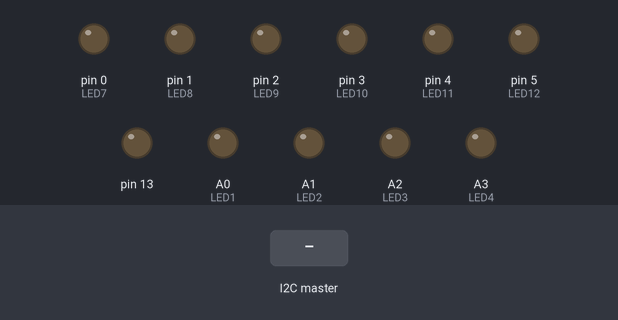
The sketch below on a simulated Arduino Uno, built with avr-gcc and run on an emulated ATmega328P. Shown: output pins drawn as LEDs (lit = HIGH). The inputs (shaded band) are chosen by the test bench.

Above: at 1.2 s.
1.3 s: the I2C master sends the byte 1
At 2.1 s:
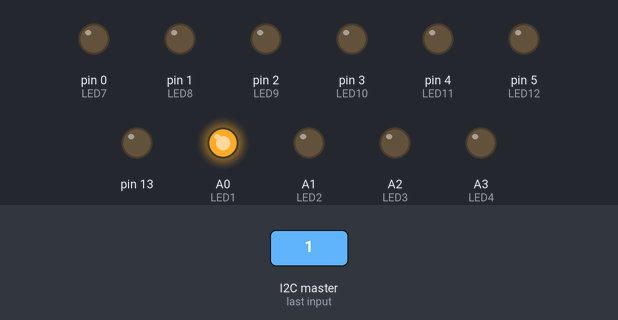
2.8 s: the I2C master sends the byte 2
At 3.2 s:
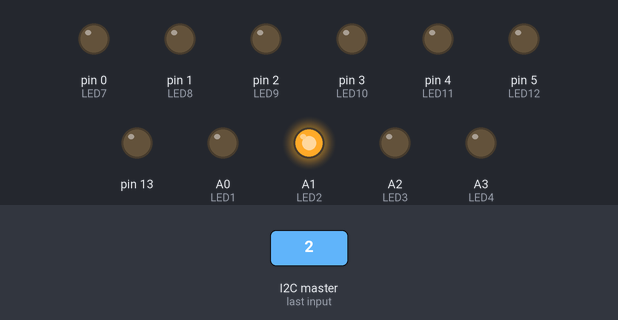
4.3 s: the I2C master sends the byte 90
At 5.5 s:
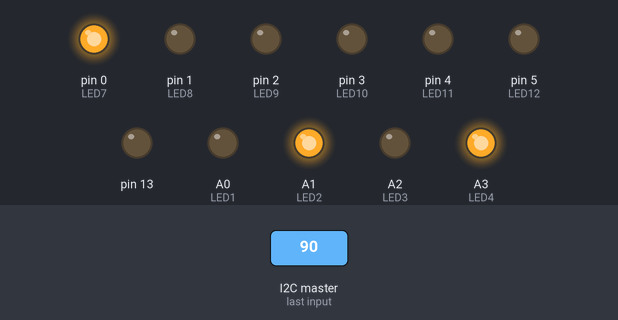
5.8 s: the I2C master sends the byte 200
At 6.7 s:
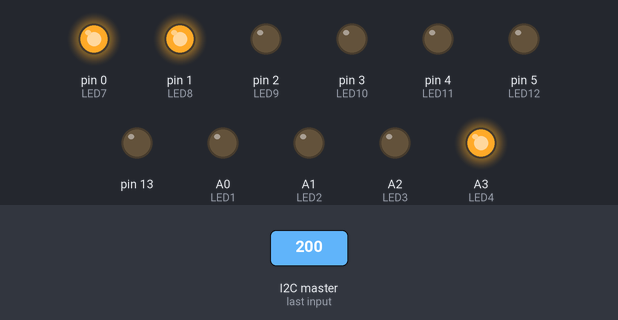
7.3 s: the I2C master sends the byte 0
At 7.8 s:
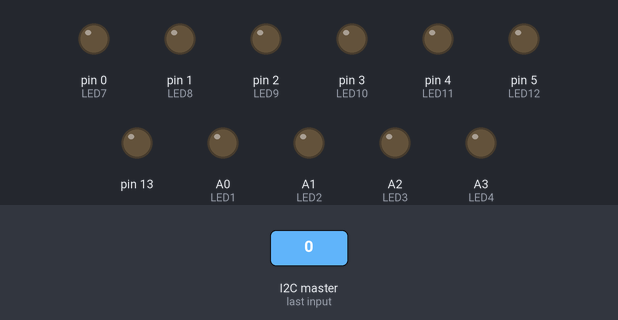
Timing chart, 0 to 9.8 s (numbered marks = the images above; inputs shaded):
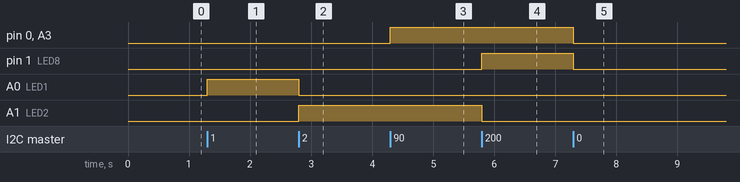

The sketch:

indicator_LED_mcu.ino
```cpp
#include <Arduino.h>
#include <Wire.h>

#include "Pin_Defines.h"

#define SLAVE_ADDRESS 0x01

uint16_t Reg = 0;

void setup() {
  Wire.begin(SLAVE_ADDRESS);
  Wire.onRequest(requestEvent);
  Wire.onReceive(receiveEvent);

  pinMode(LED1,OUTPUT);
  pinMode(LED2,OUTPUT);
  pinMode(LED3,OUTPUT);
  pinMode(LED4,OUTPUT);
  //pinMode(LED5,OUTPUT);
  //pinMode(LED6,OUTPUT);
  pinMode(LED7,OUTPUT);
  pinMode(LED8,OUTPUT);
  pinMode(LED9,OUTPUT);
  pinMode(LED10,OUTPUT);
  pinMode(LED11,OUTPUT);
  pinMode(LED12,OUTPUT);

  pinMode(13,OUTPUT);
}

void loop() {
  if(bitRead(Reg,0))
  {
    digitalWrite(LED1,HIGH);
  }
  else
  {
    digitalWrite(LED1,LOW);
  }
  if(bitRead(Reg,1))
  {
    digitalWrite(LED2,HIGH);
  }
  else
  {
    digitalWrite(LED2,LOW);
  }
  if(bitRead(Reg,2))
  {
    digitalWrite(LED3,HIGH);
  }
  else
  {
    digitalWrite(LED3,LOW);
  }
  if(bitRead(Reg,3))
  {
    digitalWrite(LED4,HIGH);
  }
  else
  {
    digitalWrite(LED4,LOW);
  }
  if(bitRead(Reg,6))
  {
    digitalWrite(LED7,HIGH);
  }
  else
  {
    digitalWrite(LED7,LOW);
  }
  if(bitRead(Reg,7))
  {
    digitalWrite(LED8,HIGH);
  }
  else
  {
    digitalWrite(LED8,LOW);
  }
  if(bitRead(Reg,8))
  {
    digitalWrite(LED9,HIGH);
  }
  else
  {
    digitalWrite(LED9,LOW);
  }
  if(bitRead(Reg,9))
  {
    digitalWrite(LED10,HIGH);
  }
  else
  {
    digitalWrite(LED10,LOW);
  }
  if(bitRead(Reg,10))
  {
    digitalWrite(LED11,HIGH);
  }
  else
  {
    digitalWrite(LED11,LOW);
  }
  if(bitRead(Reg,11))
  {
    digitalWrite(LED12,HIGH);
  }
  else
  {
    digitalWrite(LED12,LOW);
  }
  if(bitRead(Reg,12))
  {
    digitalWrite(13,HIGH);
  }
  else
  {
    digitalWrite(13,LOW);
  }
}

void requestEvent()
{
  //insert data you want to send here
//  char data[2];
//  data[0] = 0xAB;
//  data[1] = 0xCD;
//  Wire.write(data,2);
}

void receiveEvent(int bytesReceived)
{
  Reg = 0;
  for (int a = 0;a<bytesReceived;a++)
  {
    //first byte
    if(a == 0)
    {
      Reg = Wire.read();
    }
    //second byte
    else if(a == 1)
    {
      Reg |= Wire.read() << 8;
    }
    //anything else
    else
    {
      Wire.read();
    }
  }
}
```

Pin_Defines.h
```cpp
#ifndef PIN_DEFINES_H
#define PIN_DEFINES_H

#include "Arduino.h"

#define LED1 A0
#define LED2 A1
#define LED3 A2
#define LED4 A3
//it turns out A6 and A7 are analog only pins
//#define LED5 A6
//#define LED6 A7
#define LED7 0
#define LED8 1
#define LED9 2
#define LED10 3
#define LED11 4
#define LED12 5


#endif
```

Measured:
- after the input at 1.3 s, A0 (LED1): LOW → HIGH at once
- after the input at 2.8 s, A0 (LED1): HIGH → LOW at once; A1 (LED2): LOW → HIGH at once
- after the input at 4.3 s, pin 0 (LED7), A3 (LED4): LOW → HIGH at once
- after the input at 5.8 s, pin 1 (LED8): LOW → HIGH at once; A1 (LED2): HIGH → LOW at once
- after the input at 7.3 s, pin 0 (LED7), pin 1 (LED8), A3 (LED4): HIGH → LOW at once
